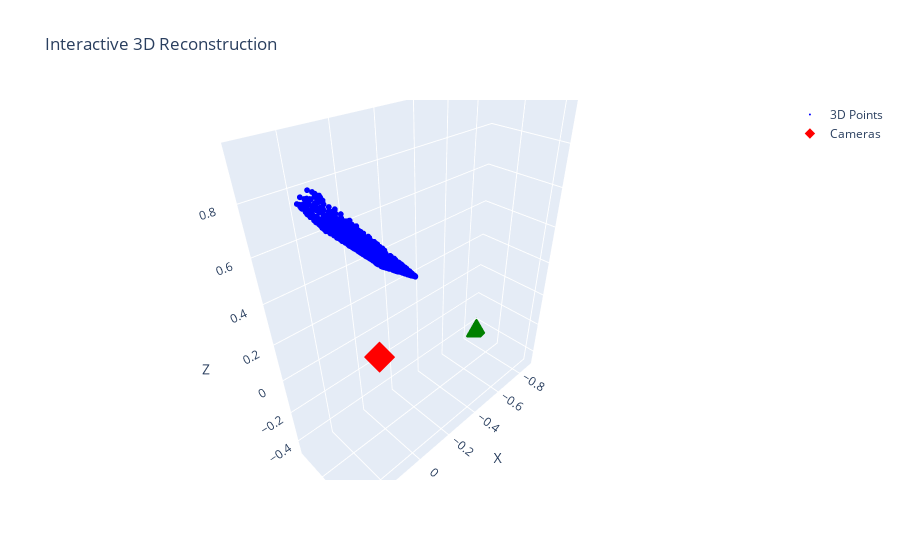

The code cell stored with this chart in its notebook:
### Code cell
# Given essential matrix E
E = np.array([
    [-8.88845452, -1005.80666,  377.078254],
    [1252.52308,   78.367716, -2448.17426],
    [-472.788839,  2550.19170,    1.0]
])
data = loadmat('compEx3data.mat')
K = data['K']
data = loadmat('compEx1data.mat')
x = data['x']  
x1 = x[0, 0]  # First set of points (homogeneous 3×N)
x2 = x[1, 0]
# Load the image
image_filename = 'kronan1.jpg' # Change this to the other image when done
img = cv2.imread(image_filename)
img = cv2.cvtColor(img, cv2.COLOR_BGR2RGB)

P1 = np.hstack((np.eye(3), np.zeros((3, 1))))
P1 = K @ P1  # Convert to unnormalized coords
P1 = np.hstack((np.eye(3), np.zeros((3, 1))))  # First camera at origin
P1 = K @ P1  # Convert to normalized coordinates



candidates = compute_camera_candidates(E)
best_P2, best_X = select_best_camera(P1, candidates, x1, x2)
import numpy as np
import plotly.graph_objects as go

def plot_3d_scene_interactive(X, P1, P2, scale_factor=1.0):
    # Convert homogeneous to inhomogeneous coordinates
    X = X[:3, :] / X[3, :]

    # Compute camera centers
    C1 = np.array([0, 0, 0])  # First camera at the origin
    R2, t2 = P2[:, :3], P2[:, 3]

    # Scale translation to avoid extreme distances
    C2 = -np.linalg.inv(R2) @ (t2 * scale_factor)  

    # Create scatter plot for 3D points
    scatter_points = go.Scatter3d(
        x=X[0], y=X[1], z=X[2],
        mode='markers',
        marker=dict(size=2, color='blue'),
        name="3D Points"
    )

    # Create scatter plot for camera positions
    scatter_cameras = go.Scatter3d(
        x=[C1[0], C2[0]],
        y=[C1[1], C2[1]],
        z=[C1[2], C2[2]],
        mode='markers',
        marker=dict(size=8, color=['red', 'green'], symbol='diamond'),
        name="Cameras"
    )

    # Create figure
    fig = go.Figure(data=[scatter_points, scatter_cameras])

    # Set axis labels
    fig.update_layout(
        scene=dict(
            xaxis_title="X",
            yaxis_title="Y",
            zaxis_title="Z"
        ),
        title="Interactive 3D Reconstruction",
    )

    fig.show()

    # Convert homogeneous to inhomogeneous coordinates
    X = X[:3, :] / X[3, :]

    # Compute camera centers
    C1 = np.array([0, 0, 0])  # First camera at the origin
    R2, t2 = P2[:, :3], P2[:, 3]
    C2 = -np.linalg.inv(R2) @ t2  # Compute the second camera center

    # Create scatter plot for 3D points
    scatter_points = go.Scatter3d(
        x=X[0], y=X[1], z=X[2],
        mode='markers',
        marker=dict(size=2, color='blue'),
        name="3D Points"
    )

    # Create scatter plot for camera positions
    scatter_cameras = go.Scatter3d(
        x=[C1[0], C2[0]],
        y=[C1[1], C2[1]],
        z=[C1[2], C2[2]],
        mode='markers',
        marker=dict(size=8, color=['red', 'green'], symbol='diamond'),
        name="Cameras"
    )

    # Create figure
    fig = go.Figure(data=[scatter_points, scatter_cameras])

    # Set axis labels
    fig.update_layout(
        scene=dict(
            xaxis_title="X",
            yaxis_title="Y",
            zaxis_title="Z"
        ),
        title="Interactive 3D Reconstruction",
    )

    fig.show()







if True:
    plot_reprojection_error2(P1, x1, best_X, img, ", Camera 1")
    # Load the image
    image_filename = 'kronan2.jpg' # Change this to the other image when done
    img = cv2.imread(image_filename)
    img = cv2.cvtColor(img, cv2.COLOR_BGR2RGB)
    plot_reprojection_error2(P1, x1, best_X, img, ", Camera 2")

plot_3d_scene_interactive(best_X, P1, best_P2)

### Figure 1 — Plotly figure (JSON) as saved in the notebook; plotly's stock layout.template omitted (floating-point values rounded to 4 significant figures; data arrays with more than 128 entries replaced by an {"elided": "..."} marker saying what was removed)
{"data": [{"marker": {"color": "blue", "size": 2}, "mode": "markers", "name": "3D Points", "type": "scatter3d", "x": {"elided": "2008 float values"}, "y": {"elided": "2008 float values"}, "z": {"elided": "2008 float values"}}, {"marker": {"color": ["red", "green"], "size": 8, "symbol": "diamond"}, "mode": "markers", "name": "Cameras", "type": "scatter3d", "x": [0, -0.8763], "y": [0, -0.1623], "z": [0, -0.4535]}], "layout": {"scene": {"xaxis": {"title": {"text": "X"}}, "yaxis": {"title": {"text": "Y"}}, "zaxis": {"title": {"text": "Z"}}}, "title": {"text": "Interactive 3D Reconstruction"}}}
